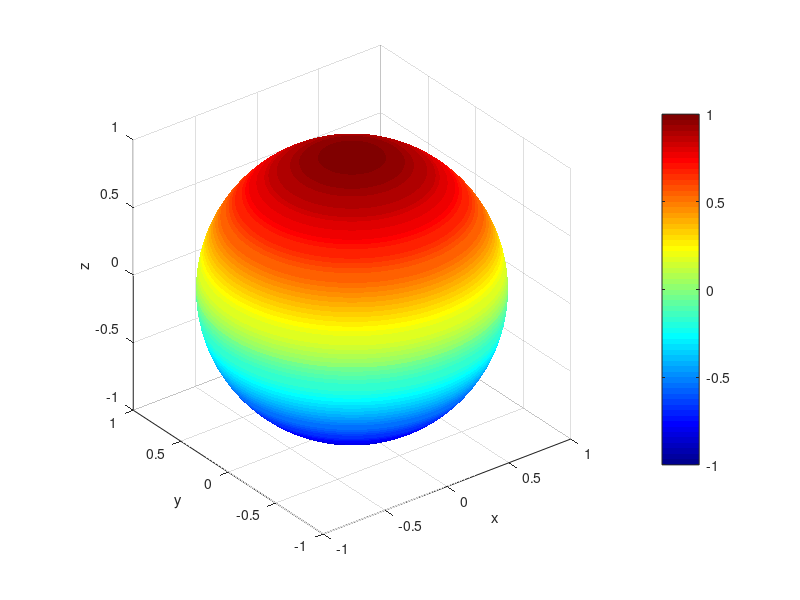

MATLAB code to generate this figure:
clear
clc

% az = deg2rad(0:1:360);
% el = deg2rad(-90:1:90);
% len = length(az)*length(el);
% xcoord = zeros(len,1);
% ycoord = zeros(len,1);
% zcoord = zeros(len,1);
% i = 1;
% for iaz = az
%     for iel = el
%         [xcoord(i),ycoord(i),zcoord(i)] = sph2cart(iaz,iel,1);
%         i = i+1;
%     end
% end
% r = xcoord + ycoord + zcoord;
% surf(xcoord,ycoord,zcoord,r)

[xcoord,ycoord,zcoord] = sphere(100);
r = xcoord + ycoord + zcoord;
surf(xcoord,ycoord,zcoord,"LineStyle",'none')
xlabel x
ylabel y
zlabel z
axis equal
colormap jet
colorbar
